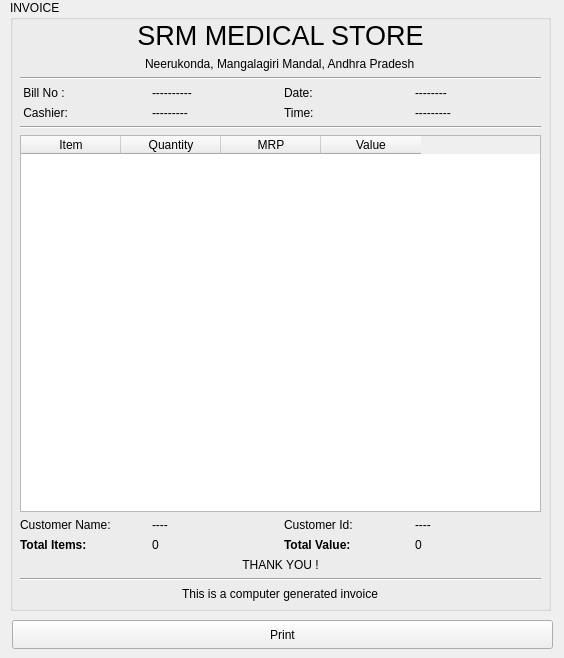
<?xml version="1.0" encoding="UTF-8"?>
<ui version="4.0">
 <class>ShowInvoice</class>
 <widget class="QWidget" name="ShowInvoice">
  <property name="geometry">
   <rect>
    <x>0</x>
    <y>0</y>
    <width>564</width>
    <height>658</height>
   </rect>
  </property>
  <property name="windowTitle">
   <string>Form</string>
  </property>
  <widget class="QGroupBox" name="groupBox">
   <property name="geometry">
    <rect>
     <x>10</x>
     <y>0</y>
     <width>541</width>
     <height>611</height>
    </rect>
   </property>
   <property name="title">
    <string>INVOICE</string>
   </property>
   <widget class="QWidget" name="layoutWidget">
    <property name="geometry">
     <rect>
      <x>10</x>
      <y>20</y>
      <width>521</width>
      <height>581</height>
     </rect>
    </property>
    <layout class="QVBoxLayout" name="verticalLayout_2">
     <item>
      <layout class="QVBoxLayout" name="verticalLayout">
       <item>
        <widget class="QLabel" name="label">
         <property name="text">
          <string>&lt;html&gt;&lt;head/&gt;&lt;body&gt;&lt;p align=&quot;center&quot;&gt;&lt;span style=&quot; font-size:20pt;&quot;&gt;SRM MEDICAL STORE&lt;/span&gt;&lt;/p&gt;&lt;/body&gt;&lt;/html&gt;</string>
         </property>
        </widget>
       </item>
       <item alignment="Qt::AlignHCenter">
        <widget class="QLabel" name="label_2">
         <property name="text">
          <string>Neerukonda, Mangalagiri Mandal, Andhra Pradesh</string>
         </property>
        </widget>
       </item>
      </layout>
     </item>
     <item>
      <widget class="Line" name="line_2">
       <property name="orientation">
        <enum>Qt::Horizontal</enum>
       </property>
      </widget>
     </item>
     <item>
      <layout class="QHBoxLayout" name="horizontalLayout">
       <item>
        <widget class="QLabel" name="label_3">
         <property name="text">
          <string> Bill No :</string>
         </property>
        </widget>
       </item>
       <item>
        <widget class="QLabel" name="billno_label">
         <property name="text">
          <string>----------</string>
         </property>
        </widget>
       </item>
       <item>
        <widget class="QLabel" name="label_5">
         <property name="text">
          <string>Date:</string>
         </property>
        </widget>
       </item>
       <item>
        <widget class="QLabel" name="date_label">
         <property name="text">
          <string>--------</string>
         </property>
        </widget>
       </item>
      </layout>
     </item>
     <item>
      <layout class="QHBoxLayout" name="horizontalLayout_2">
       <item>
        <widget class="QLabel" name="label_7">
         <property name="text">
          <string> Cashier: </string>
         </property>
        </widget>
       </item>
       <item>
        <widget class="QLabel" name="cashier_label">
         <property name="text">
          <string>---------</string>
         </property>
        </widget>
       </item>
       <item>
        <widget class="QLabel" name="label_9">
         <property name="text">
          <string>Time:</string>
         </property>
        </widget>
       </item>
       <item>
        <widget class="QLabel" name="time_label">
         <property name="text">
          <string>---------</string>
         </property>
        </widget>
       </item>
      </layout>
     </item>
     <item>
      <widget class="Line" name="line">
       <property name="orientation">
        <enum>Qt::Horizontal</enum>
       </property>
      </widget>
     </item>
     <item>
      <widget class="QTableWidget" name="allitems_table">
       <column>
        <property name="text">
         <string>Item</string>
        </property>
       </column>
       <column>
        <property name="text">
         <string>Quantity</string>
        </property>
       </column>
       <column>
        <property name="text">
         <string>MRP</string>
        </property>
       </column>
       <column>
        <property name="text">
         <string>Value</string>
        </property>
       </column>
      </widget>
     </item>
     <item>
      <layout class="QHBoxLayout" name="horizontalLayout_4">
       <item>
        <widget class="QLabel" name="label_10">
         <property name="text">
          <string>Customer Name:</string>
         </property>
        </widget>
       </item>
       <item>
        <widget class="QLabel" name="show_c_name">
         <property name="text">
          <string>----</string>
         </property>
        </widget>
       </item>
       <item>
        <widget class="QLabel" name="label_11">
         <property name="text">
          <string>Customer Id:</string>
         </property>
        </widget>
       </item>
       <item>
        <widget class="QLabel" name="show_c_id">
         <property name="text">
          <string>----</string>
         </property>
        </widget>
       </item>
      </layout>
     </item>
     <item>
      <layout class="QHBoxLayout" name="horizontalLayout_3">
       <item>
        <widget class="QLabel" name="label_4">
         <property name="text">
          <string>&lt;html&gt;&lt;head/&gt;&lt;body&gt;&lt;p&gt;&lt;span style=&quot; font-weight:700;&quot;&gt;Total Items:&lt;/span&gt;&lt;/p&gt;&lt;/body&gt;&lt;/html&gt;</string>
         </property>
        </widget>
       </item>
       <item>
        <widget class="QLabel" name="t_items_label">
         <property name="text">
          <string>0</string>
         </property>
        </widget>
       </item>
       <item>
        <widget class="QLabel" name="label_6">
         <property name="text">
          <string>&lt;html&gt;&lt;head/&gt;&lt;body&gt;&lt;p&gt;&lt;span style=&quot; font-weight:700;&quot;&gt;Total Value:&lt;/span&gt;&lt;/p&gt;&lt;/body&gt;&lt;/html&gt;</string>
         </property>
        </widget>
       </item>
       <item>
        <widget class="QLabel" name="t_value_label">
         <property name="text">
          <string>0</string>
         </property>
        </widget>
       </item>
      </layout>
     </item>
     <item>
      <widget class="QLabel" name="label_12">
       <property name="text">
        <string>&lt;html&gt;&lt;head/&gt;&lt;body&gt;&lt;p align=&quot;center&quot;&gt;THANK YOU !&lt;/p&gt;&lt;/body&gt;&lt;/html&gt;</string>
       </property>
      </widget>
     </item>
     <item>
      <widget class="Line" name="line_3">
       <property name="orientation">
        <enum>Qt::Horizontal</enum>
       </property>
      </widget>
     </item>
     <item alignment="Qt::AlignHCenter">
      <widget class="QLabel" name="label_8">
       <property name="text">
        <string>This is a computer generated invoice</string>
       </property>
      </widget>
     </item>
    </layout>
   </widget>
  </widget>
  <widget class="QPushButton" name="pushButton">
   <property name="geometry">
    <rect>
     <x>12</x>
     <y>620</y>
     <width>541</width>
     <height>29</height>
    </rect>
   </property>
   <property name="text">
    <string>Print</string>
   </property>
  </widget>
 </widget>
 <resources/>
 <connections/>
</ui>
